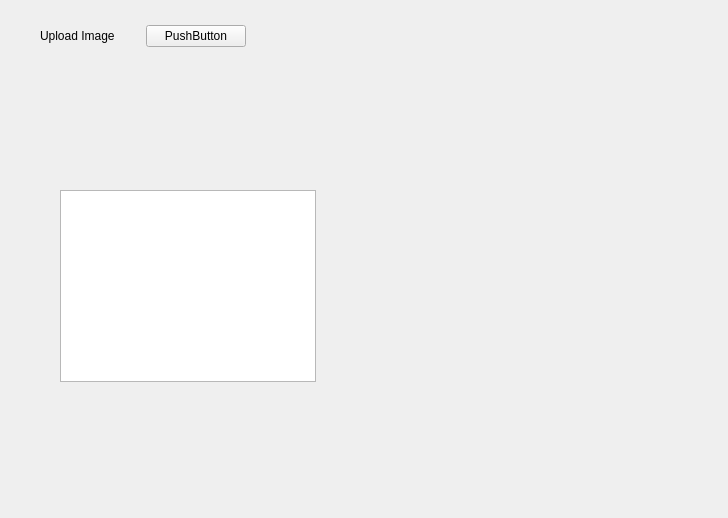
<?xml version="1.0" encoding="UTF-8"?>
<ui version="4.0">
 <class>Form</class>
 <widget class="QWidget" name="Form">
  <property name="geometry">
   <rect>
    <x>0</x>
    <y>0</y>
    <width>728</width>
    <height>518</height>
   </rect>
  </property>
  <property name="windowTitle">
   <string>Form</string>
  </property>
  <widget class="QGraphicsView" name="graphicsView">
   <property name="geometry">
    <rect>
     <x>60</x>
     <y>190</y>
     <width>256</width>
     <height>192</height>
    </rect>
   </property>
  </widget>
  <widget class="QWidget" name="">
   <property name="geometry">
    <rect>
     <x>40</x>
     <y>20</y>
     <width>206</width>
     <height>32</height>
    </rect>
   </property>
   <layout class="QHBoxLayout" name="horizontalLayout">
    <item>
     <widget class="QLabel" name="label">
      <property name="text">
       <string>Upload Image</string>
      </property>
     </widget>
    </item>
    <item>
     <widget class="QPushButton" name="pushButton">
      <property name="text">
       <string>PushButton</string>
      </property>
     </widget>
    </item>
   </layout>
  </widget>
 </widget>
 <resources/>
 <connections/>
</ui>
